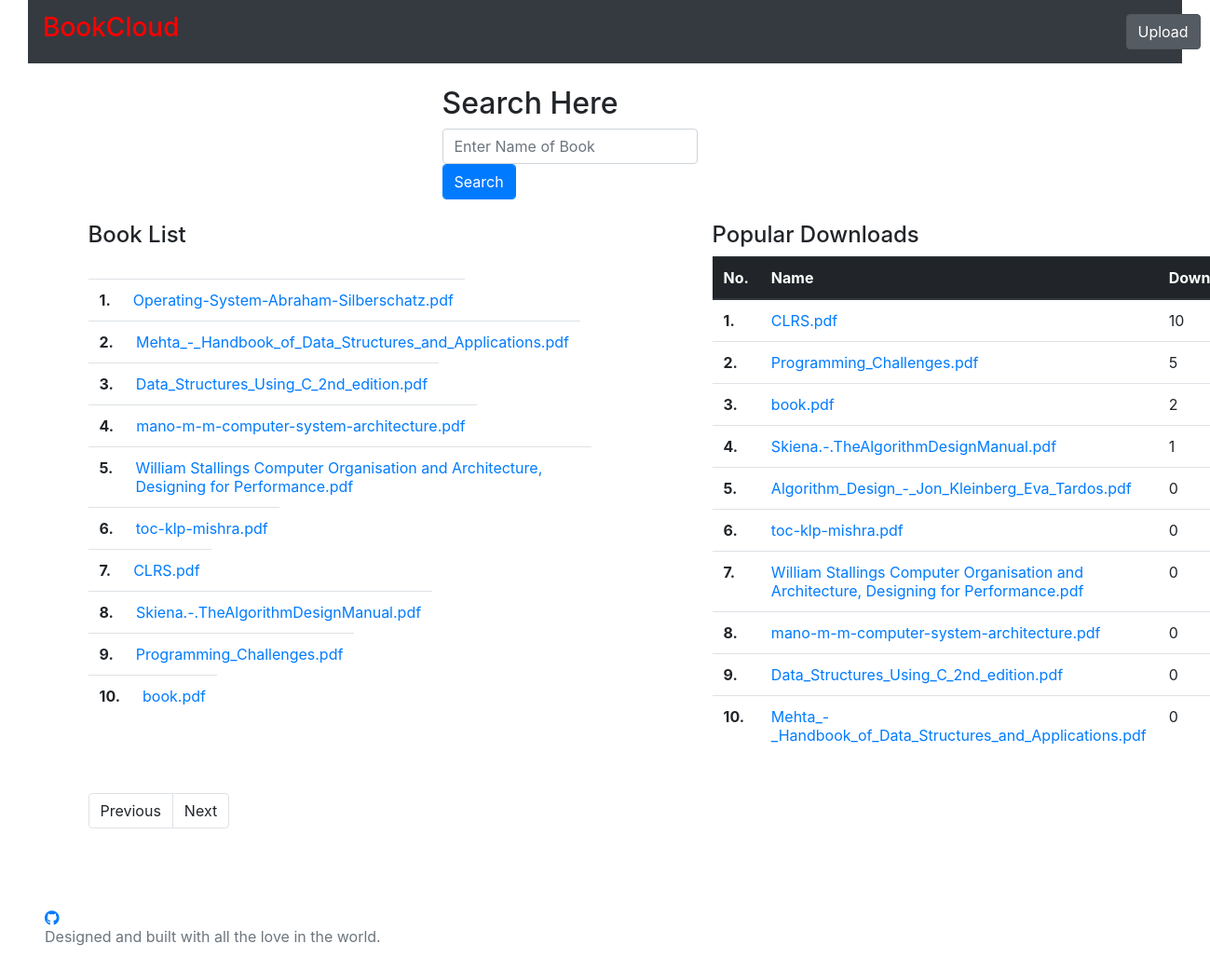
The app's page /, older data.
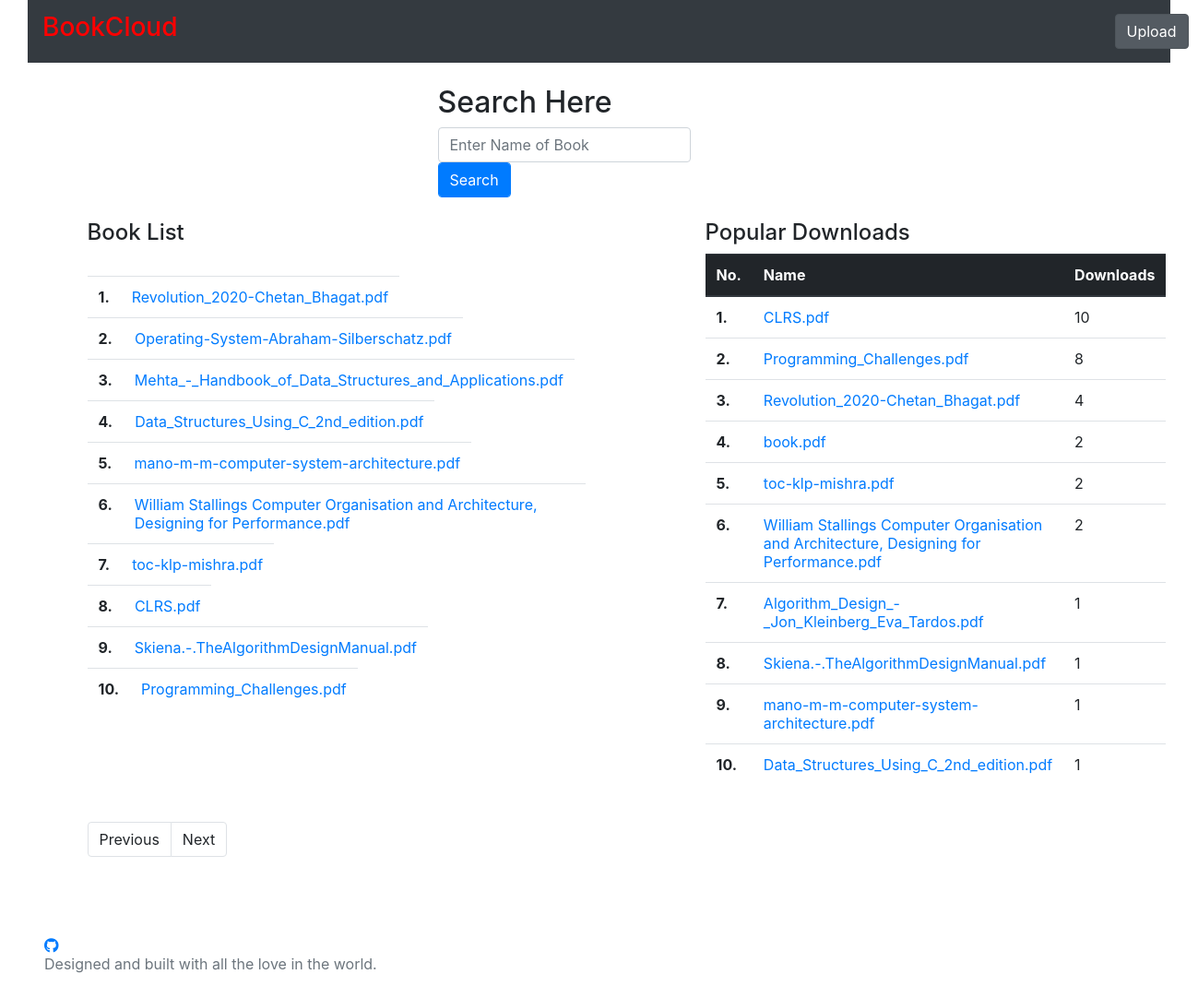
The same page, newer data.
### tables this page shows
CREATE TABLE BOOKS 
    (ID INTEGER PRIMARY KEY AUTOINCREMENT,
    NAME TEXT NOT NULL,
    COUNT INT);

### my_flask.py (the view)
@app.route('/')
def index():
    cursor=conn.execute("""SELECT NAME, COUNT FROM BOOKS ORDER BY ID DESC""")
    result = []
    for name,count in cursor:
        result.append((name,count))
    print(result)
    popular=conn.execute("""SELECT NAME, COUNT FROM BOOKS ORDER BY COUNT DESC LIMIT 10""")
    top = []
    for name,count in popular:
        top.append((name,count))
    print(top)
    return render_template('index.html', data=result, data1=top, data2=len(result))

### templates/index.html (shortened to what this page needs)
<html>
	<head>
		<link rel="stylesheet" href="/static/css/main.css">
		<link rel="stylesheet" href="/static/css/bootstrap.min.css">
		<link href="https://use.fontawesome.com/releases/v5.0.8/css/all.css" rel="stylesheet">
	</head>
	<body>
		<div class="container-fluid">
			<div class="container-fluid">
				<nav class="navbar navbar-expand-lg navbar-light bg-dark">
					<a class="navbar-brand" href="/"><h3 style="color:red;">BookCloud</h3></a>
					<a style="margin-left: 1000px" href="/upload" class="btn btn-secondary btn-md active" role="button" aria-pressed="true">Upload</a>
				</nav>
			</div>
			<br>
			<div class="container">
				<div class="row">
					<div class="col align-self-start"></div>
					<div class="col align-self-center"><h2>Search Here</h2>
						<form action="/search" method="get" class="form-inline">
							<input type="text" class="form-control" placeholder="Enter Name of Book"
							name="query">
							<input class="form-control btn btn-primary" type="submit" value="Search">
						</form>
					</div>
					<div class="col align-self-right"></div>
				</div>
			</div>
			<br>
			<div class="container">
				<div class="row">
					<div class="col-md-6 align-self-right">
					{% if data or data1%}
							<h4>Book List</h4>
							<br>
							<table class="table">
						 		<tbody>
								{% for filename,count in data %}
								<tr class="id-{{ loop.index0 }}">
									<th scope="row">
										<div>{{ loop.index }}.</div>
									</th>
									<td>
										<a style="text-decoration:none;" href="/book/{{filename}}">{{ filename }}</a>
									</td>
								</tr>
								{% endfor %}
							</tbody>
						</table>
					</div>
					{% endif %}
						{% if data or data1 %}
						<div class="col-md-4" style="margin-left: 100px"><h4>Popular Downloads</h4>
						<table class="table">
						<thead class="thead-dark">
						    <tr>
						      <th scope="col">No.</th>
						      <th scope="col">Name</th>
						      <th scope="col">Downloads</th>
						    </tr>
						  </thead>
						 <tbody>
							{% for filename,count in data1 %}
    						<tr>
    							<th scope="row">{{loop.index}}.</th>
							<td>
							<a style="text-decoration:none; " href="/book/{{filename}}">{{ filename }}</a>
							</td>
							<td>{{ count }}</td>
								</tr>
							{% endfor %}
						</tbody>
							</table>
					</div>
						{% endif %}
					</div>
				</div>
				<br>
				{% if data or data1 %}
				<div class="container">
					<div class="row">
						<div class="col align-self-start">
							<nav aria-label="Page navigation example" id="booklist">
							  <ul class="pagination">
							    <li class="page-item"><a onclick="left_button()" class="page-link">Previous</a></li>
							    <li class="page-item"><a onclick="right_button()" class="page-link">Next</a></li>
							  </ul>
							</nav>
						</div>
					</div>
				</div>
				{% endif %}
		</div>
				<br>
		<footer class="bd-footer text-muted">
  			<div class="container-fluid p-3 p-md-5">
     		 		<a alt="Sorry" href="https://github.com/powerfist01/Book-Cloud">
     		 			<i class="fab fa-github"></i>
     		 		</a>
     		 		<br>
    			<p>Designed and built with all the love in the world.</p>
  			</div>
		</footer>
	</body>
</html>

### static/css/main.css (style rules this page uses)
* { margin: 0px; padding: 0px; }
body { width: 100%; height: 100%; background-color: red; }

Row changes from the older to the newer data that the page shows:
no longer on one of the page's lists (row edited): BOOKS: NAME "Mehta_-_Handbook_of_Data_Structures_and_Applications.pdf", COUNT "0"
no longer on one of the page's lists (row unchanged): BOOKS: NAME "book.pdf"
added BOOKS: NAME "Revolution_2020-Chetan_Bhagat.pdf", COUNT "4"
changed BOOKS "Data_Structures_Using_C_2nd_edition.pdf": COUNT "0" → "1"
changed BOOKS "mano-m-m-computer-system-architecture.pdf": COUNT "0" → "1"
changed BOOKS (number 6 of 12 on the later page): COUNT "0" → "2"
changed BOOKS "toc-klp-mishra.pdf": COUNT "0" → "2"
shown differently, row unchanged: BOOKS "Skiena.-.TheAlgorithmDesignManual.pdf": moves down the list
changed BOOKS "Programming_Challenges.pdf": COUNT "5" → "8"
changed BOOKS "Algorithm_Design_-_Jon_Kleinberg_Eva_Tardos.pdf": COUNT "0" → "1"; moves down the list
